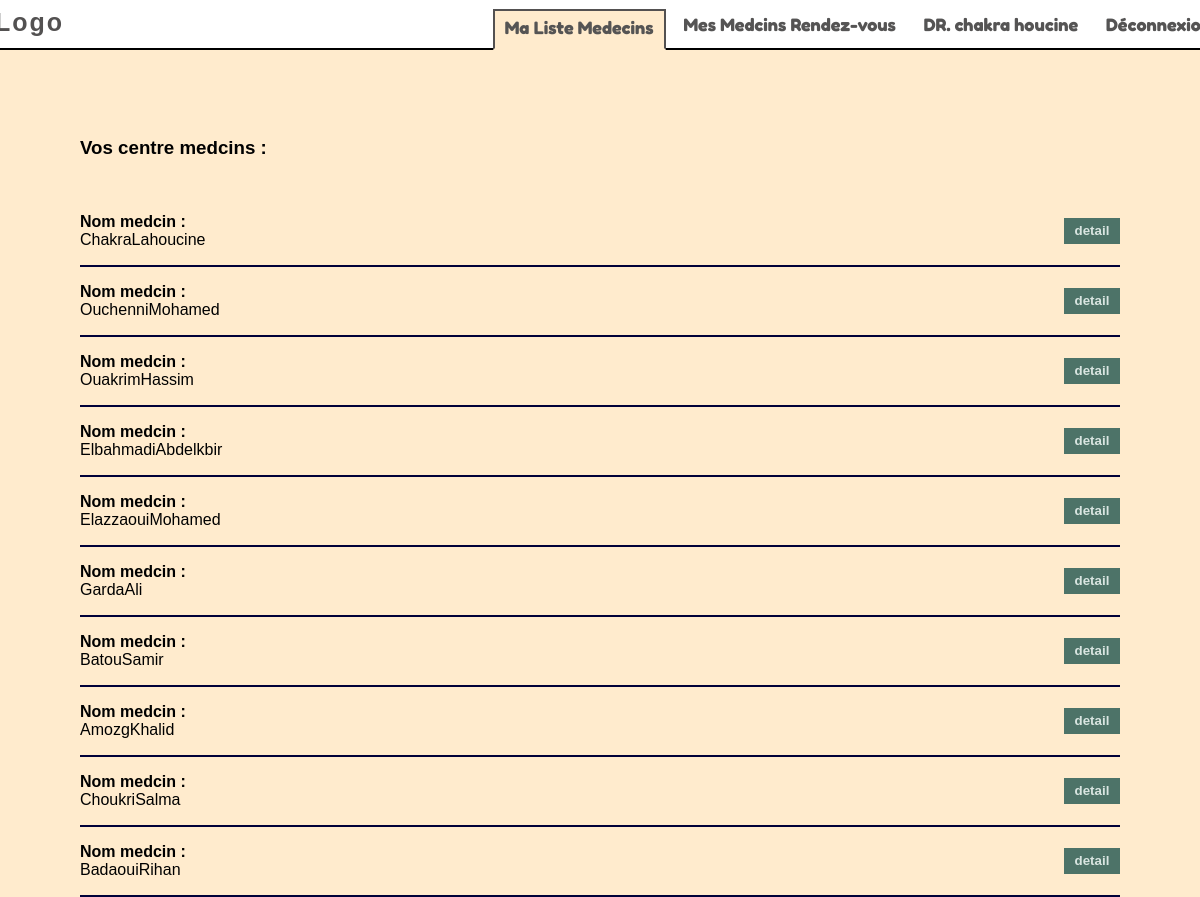
Page /pagecentrem1.php (signed in) on the committed database.
### tables this page shows
CREATE TABLE `medecin` (
  `idm` int(11) NOT NULL,
  `idc` int(11) NOT NULL,
  `nomM` varchar(20) NOT NULL,
  `prenomM` varchar(20) NOT NULL,
  `daten` date NOT NULL,
  `numordre` int(11) NOT NULL,
  `specialite` varchar(50) NOT NULL,
  `numtel` varchar(15) NOT NULL,
  `horaire` varchar(20) NOT NULL,
  `mail` varchar(30) NOT NULL
);

### pagecentrem1.php (the view, shortened to what this page needs)
<!DOCTYPE html>
<html lang="fr">
<head>
    <link rel="stylesheet" href="css/pagedoc.css">
</head>
<body class="bod">
    <?php
    require("connexion.php");
    $tabmedecin = $bdd->query("SELECT * FROM medecin LEFT JOIN centre ON(centre.idc = medecin.idc) LEFT JOIN secretaire ON(secretaire.ids = centre.ids) where centre.ids = '".$_SESSION["id"]."' ");
    ?>
<nav>
            <div class="nav-content">
                    <a href="index1.html">
                        <div id="logo">
                            <h1>
                                Logo
                            </h1>
                        </div>
                    </a>
                    <ul>
                        <li>
                            <a href="pagecentrem.php" class="active">Ma Liste Medecins</a>
                        </li>
                        <li>
                            <a href="pagedoc.php" class="dark">Mes Medcins Rendez-vous</a>
                        </li>
                        <li>
                            <a href="editm.php" class="dark">DR. <?php echo $_SESSION["nom"]." ".$_SESSION["prenom"] ?></a>
                        </li>
                        <li>
                            <a href="connexionM.php" class="dark">Déconnexion</a>
                        </li>
                    </ul>
            </div>
    </nav>
        <div class="text marg">
            <h3>Vos centre medcins :</h3>
            <div class="sec-grid">
                <?php
                while ($tuple = $tabmedecin->fetch()) {
                    echo '
                    <div class="card">
                    <div class="left">
                        <div class="flex infos">
                            <p class="bold">Nom medcin :</p>
                            <p class="light">'.$tuple["nomM"].$tuple["prenomM"].'</p>
                        </div>
                    </div>
                    <div class="right">
                        <form action="annulerm.php" method="POST">
                            <input type="text" name="idrdv" class="idrdvt" style="display: none;">
                            <input type="submit" name="" value="detail" class="btn annuler">
                        </form>
                    </div>
                </div>
                    ';
                }
                ?>
            </div>
        </div>
</body>
</html>

### css/pagedoc.css (style rules this page uses)
:root { --couleur-darkgreen: #4d7368; --couleur-lightcyan: #d9e5e1; --couleur-darkblue: #000038; --couleur-green: #8fbf78; --couleur-white: white; --couleur-black: black; --fontfamily-poppins: "Poppins", sans-serif; }
* { box-sizing: border-box; padding: 0; margin: 0; }
body { min-height: 100vh; width: 100vw; background-color:blanchedalmond; }
nav { width: 100%; height: 100px; background-color: transparent; display: flex; flex-direction: column; align-items: center; justify-content: flex-start; margin-bottom: 5px; background-color: blanchedalmond; gap: 5px; }
.nav-content { width: 1250px; height: 50px; background-color: transparent; display: block; background-color: white; margin-top: 0px; border-bottom: 2px solid black; }
#logo { float: left; padding: 8px 0px 8px 20px; display: flex; align-items: center; }
#logo h1 { color: rgb(83, 81, 81); font-family: sans-serif, Arial, Helvetica; position: relative; font-size: 25px; font-weight: 700; letter-spacing: 2px; }
nav ul { list-style: none; float: right; height: 100%; display: flex; align-items: center; justify-content: center; margin-right: 0px; }
nav ul li { padding: 0px 4px; height: 35px; display: flex; align-items: center; transition: 0.2s; }
nav ul li a { text-decoration: none; color: rgb(85, 84, 84); font-family:Fredoka,'Poppins', sans-serif; font-style: normal; font-size: 18px; border-radius: 0px; padding: 5px 10px; transition: .3s ease-out; font-weight: bold; }
a.active { border: 2px solid rgb(83, 81, 81); border-bottom: 2px solid blanchedalmond; padding-bottom: 10px; margin-top: 10px; background-color: blanchedalmond; }
.btn { display: inline-block; padding: 0.4em 0.8em; background-color: var(--couleur-green); border-radius: 20px; border: none; cursor: pointer; }
.marg { margin: 0 5em; }
html { font-family: var(--fontfamily-poppins); overflow-x: hidden; width: 100vw; }
.marg { margin: 0 5rem; }
.sec-grid { display: grid; }
h3 { margin: 2em 0; }
.bold { font-weight: bold; }
.card { border-bottom: 2px solid var(--couleur-darkblue); padding: 1em 0; display: flex; justify-content: space-between; align-items: center; }
.annuler { color: var(--couleur-lightcyan); font-weight: bold; border-radius: 0; background-color: var(--couleur-darkgreen); transition: all 200ms ease-in-out; }

### rows in the picture
medecin: nomM "Chakra", prenomM "Lahoucine"
medecin: nomM "Ouchenni", prenomM "Mohamed"
medecin: nomM "Ouakrim", prenomM "Hassim"
medecin: nomM "Elbahmadi", prenomM "Abdelkbir"
medecin: nomM "Elazzaoui", prenomM "Mohamed"
medecin: nomM "Garda", prenomM "Ali"
medecin: nomM "Batou", prenomM "Samir"
medecin: nomM "Amozg", prenomM "Khalid"
medecin: nomM "Choukri", prenomM "Salma"
medecin: nomM "Badaoui", prenomM "Rihan"

### other values in the picture
$_SESSION["nom"] "chakra"
$_SESSION["prenom"] "houcine"
